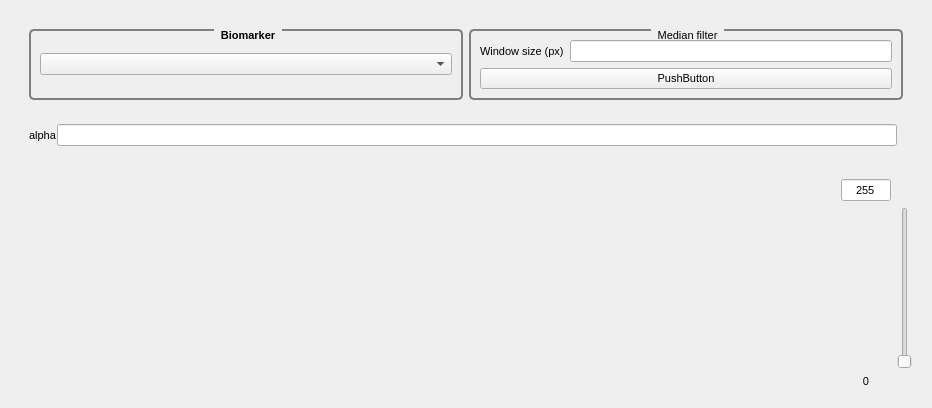
<?xml version="1.0" encoding="UTF-8"?>
<ui version="4.0">
 <class>HdisplayResult</class>
 <widget class="QWidget" name="HdisplayResult">
  <property name="geometry">
   <rect>
    <x>0</x>
    <y>0</y>
    <width>932</width>
    <height>408</height>
   </rect>
  </property>
  <property name="font">
   <font>
    <pointsize>8</pointsize>
   </font>
  </property>
  <property name="windowTitle">
   <string>Form</string>
  </property>
  <layout class="QGridLayout" name="gridLayout" rowstretch="0,1" columnstretch="100,1">
   <property name="sizeConstraint">
    <enum>QLayout::SizeConstraint::SetDefaultConstraint</enum>
   </property>
   <item row="1" column="0">
    <widget class="HImageDisplay" name="_display" native="true"/>
   </item>
   <item row="0" column="0" colspan="2">
    <widget class="QWidget" name="widget_3" native="true">
     <layout class="QGridLayout" name="gridLayout_3">
      <item row="1" column="0">
       <widget class="QWidget" name="_widget_advanced_settings" native="true">
        <layout class="QHBoxLayout" name="horizontalLayout_3">
         <item>
          <widget class="QWidget" name="widget_4" native="true">
           <layout class="QHBoxLayout" name="horizontalLayout_2">
            <property name="spacing">
             <number>0</number>
            </property>
            <property name="leftMargin">
             <number>0</number>
            </property>
            <property name="topMargin">
             <number>0</number>
            </property>
            <property name="rightMargin">
             <number>0</number>
            </property>
            <property name="bottomMargin">
             <number>0</number>
            </property>
            <item>
             <widget class="QLabel" name="label">
              <property name="text">
               <string>alpha</string>
              </property>
             </widget>
            </item>
            <item>
             <widget class="HValueEdit" name="_alpha_val"/>
            </item>
           </layout>
          </widget>
         </item>
        </layout>
       </widget>
      </item>
      <item row="0" column="0" colspan="2">
       <widget class="QWidget" name="widget_2" native="true">
        <property name="font">
         <font>
          <pointsize>8</pointsize>
          <bold>false</bold>
         </font>
        </property>
        <layout class="QHBoxLayout" name="horizontalLayout" stretch="1,1">
         <item>
          <widget class="QGroupBox" name="groupBox_Acquis_type">
           <property name="font">
            <font>
             <pointsize>8</pointsize>
             <bold>true</bold>
            </font>
           </property>
           <property name="styleSheet">
            <string notr="true"> QGroupBox {

     border: 2px solid gray;
     border-radius: 5px;
     margin-top: 5ex; /* leave space at the top for the title */
 }
 QGroupBox::title {
     subcontrol-origin: margin;
     subcontrol-position: top center; /* position at the top center */
     padding: 0 5px;
 }


</string>
           </property>
           <property name="title">
            <string>Biomarker</string>
           </property>
           <layout class="QGridLayout" name="gridLayout_4">
            <item row="0" column="0">
             <widget class="QWidget" name="widget" native="true">
              <property name="font">
               <font>
                <pointsize>8</pointsize>
               </font>
              </property>
              <layout class="QHBoxLayout" name="horizontalLayout_4">
               <property name="leftMargin">
                <number>0</number>
               </property>
               <property name="topMargin">
                <number>0</number>
               </property>
               <property name="rightMargin">
                <number>0</number>
               </property>
               <property name="bottomMargin">
                <number>0</number>
               </property>
               <item>
                <widget class="QComboBox" name="_display_type">
                 <property name="font">
                  <font>
                   <pointsize>8</pointsize>
                  </font>
                 </property>
                </widget>
               </item>
              </layout>
             </widget>
            </item>
           </layout>
          </widget>
         </item>
         <item>
          <widget class="QGroupBox" name="groupBox_Filter">
           <property name="styleSheet">
            <string notr="true"> QGroupBox {

     border: 2px solid gray;
     border-radius: 5px;
     margin-top: 5ex; /* leave space at the top for the title */
 }
 QGroupBox::title {
     subcontrol-origin: margin;
     subcontrol-position: top center; /* position at the top center */
     padding: 0 5px;
 }


</string>
           </property>
           <property name="title">
            <string>Median filter</string>
           </property>
           <layout class="QGridLayout" name="gridLayout_11">
            <item row="0" column="0">
             <widget class="QLabel" name="label_6">
              <property name="font">
               <font>
                <pointsize>8</pointsize>
               </font>
              </property>
              <property name="text">
               <string>Window size (px)</string>
              </property>
             </widget>
            </item>
            <item row="0" column="1">
             <widget class="HValueEdit" name="_window_size">
              <property name="font">
               <font>
                <pointsize>8</pointsize>
               </font>
              </property>
             </widget>
            </item>
            <item row="1" column="0" colspan="2">
             <widget class="QPushButton" name="_Median_Filter">
              <property name="font">
               <font>
                <pointsize>8</pointsize>
               </font>
              </property>
              <property name="text">
               <string>PushButton</string>
              </property>
              <property name="checkable">
               <bool>true</bool>
              </property>
             </widget>
            </item>
           </layout>
          </widget>
         </item>
        </layout>
       </widget>
      </item>
     </layout>
    </widget>
   </item>
   <item row="1" column="1">
    <widget class="QWidget" name="_widget_Colorbar" native="true">
     <layout class="QGridLayout" name="gridLayout_2" rowstretch="0,1,0" columnstretch="0,0">
      <item row="1" column="0">
       <widget class="HImageDisplay" name="_colorBar" native="true">
        <property name="minimumSize">
         <size>
          <width>50</width>
          <height>0</height>
         </size>
        </property>
       </widget>
      </item>
      <item row="2" column="0">
       <widget class="QLabel" name="_min_value">
        <property name="font">
         <font>
          <pointsize>8</pointsize>
         </font>
        </property>
        <property name="text">
         <string>0</string>
        </property>
        <property name="alignment">
         <set>Qt::AlignmentFlag::AlignBottom|Qt::AlignmentFlag::AlignHCenter</set>
        </property>
        <property name="wordWrap">
         <bool>true</bool>
        </property>
       </widget>
      </item>
      <item row="1" column="1">
       <widget class="QSlider" name="_cutoff">
        <property name="maximum">
         <number>1000</number>
        </property>
        <property name="orientation">
         <enum>Qt::Orientation::Vertical</enum>
        </property>
       </widget>
      </item>
      <item row="0" column="0">
       <widget class="HValueEdit" name="_max_value">
        <property name="text">
         <string>255</string>
        </property>
        <property name="alignment">
         <set>Qt::AlignmentFlag::AlignCenter</set>
        </property>
       </widget>
      </item>
      <item row="0" column="1">
       <widget class="QLabel" name="_units">
        <property name="text">
         <string/>
        </property>
       </widget>
      </item>
     </layout>
    </widget>
   </item>
  </layout>
 </widget>
 <customwidgets>
  <customwidget>
   <class>HValueEdit</class>
   <extends>QLineEdit</extends>
   <header>HValueEdit.h</header>
  </customwidget>
  <customwidget>
   <class>HImageDisplay</class>
   <extends>QWidget</extends>
   <header>HImageDisplay.h</header>
   <container>1</container>
  </customwidget>
 </customwidgets>
 <resources/>
 <connections/>
</ui>
